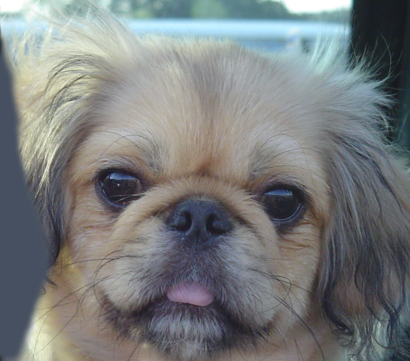
#> input picture image_filtering/hw2_image/2b_dog.bmp, 410 x 361 px, found by its file name
$ python image_filtering.py
#> lines starting #> are read from the running program, lines starting #| are printed output that depends on the picture
import numpy as np
from PIL import Image
import math
import matplotlib.pyplot as plt
from skimage import io
from sklearn import preprocessing


def boxfilter(n):

    """ returns a box filter of size n by n, where n is odd number"""
    try:
        assert n%2==1
    except AssertionError:
        print("Dimension must be odd.")
        exit(1)

     # creating a numpy array with shape NxN with values 0.4
    array = np.full(shape = (n,n), fill_value=0.4)
    return array


def gauss1d(sigma):

    """returns a 1D Gaussian filter for a given value of sigma
        the filter is a 1D Numpy array with length 6 times sigma rounded up to the next odd integer.
        - x is an array of the distances from the center
        - if sigma is 1.6 then the filter length is odd(1.6*6)=11
        => 1D array of x values [-5,- 4,-3,-2,-1,0,1,2,3,4,5]
        and apply the array x to the given density function """

    # calculating the array’s length
    length = math.ceil(sigma * 6)
    if length % 2 == 0:
        length += 1

    # creating numpy array with values in the range [-(length//2), (length//2)]
    x = np.arange(start= -(math.floor(length/2)), stop=math.ceil(length/2), step=1)

    # calculating the gauss's function
    gauss = np.exp(- x*x / (2 * (sigma*sigma)))

    # normalizing the vector
    vector_normalized = gauss / np.sum(gauss)

    # print("gauss1d: ", vector_normalized)
    # print(sum(vector_normalized))
    return vector_normalized


def gauss2d(sigma):

    """returns a 2D Gaussian filter for a given value of sigma"""

    # creating the 2d filter using the 1d gauss's filter
    gauss = gauss1d(sigma)
    gauss2d = np.outer(gauss, gauss)

    return gauss2d


def convolve2d(array, filter):

    """ takes in an image (stored in `array`) and a filter,
    	and performs convolution to the image with zero paddings
        => input image size = output image size
        Both input variables are in type `np.float32"""

    img_height = array.shape[0]
    img_width = array.shape[1]
    img_color = array.shape[2]

    f_height = filter.shape[0]
    f_width = filter.shape[1]

    # rotation of the filter: flipped left-right and up-down
    filter = np.flipud(np.fliplr(filter))
    # filter = filter[:, :, np.newaxis]

    # array of 0s with size of the input image, the convoluted (output) image will be stored here
    convoluted_image = np.zeros_like(array)

    """adding padding of 0s to the input image
    1) create array of 0s which size = size(input image) + padding
        - left + right = 2 * padding; up + down = 2 * padding
    2) put the array (containing image's data) in the middle
    How much padding do we need?
    - the height of image + the height of filter - 1
    - the width of image + the width of filter - 1"""

    padded_image = np.zeros(shape = (img_height + (f_height - 1), img_width + (f_width - 1), img_color))

    padded_image[(f_height // 2) : -(f_height // 2),
                 (f_width // 2) : -(f_width // 2)] = array

    """the input image is 3d array, so
    - 1st loop is iterating colours
    - 2nd loop is iterating height
    - 3rd loop is iterating width"""

    # if the array is 3D
    for c in range(img_color):
        for x in range(img_height):
            for y in range(img_width):
                convoluted_image[x, y, c] = (padded_image[x:x+f_height, y:y+f_width, c] * filter).sum()

    # [11 lines of commented-out code are left out]
    return convoluted_image


def gaussconvolve2d(array, sigma):

    """applies Gaussian convolution to a 2D array for
        the given value of sigma. The result should be a 2D array.
        array: image like array"""

    kernel = gauss2d(sigma)

    return convolve2d(array, kernel)


# [5 lines of commented-out code are left out]

sigmas_gauss_1d = [0.3, 0.5, 1, 2]
# [5 lines of commented-out code are left out]

sigmas_gauss_2d = [0.5, 1]
# [10 lines of commented-out code are left out]
dog_img = Image.open('hw2_image\/2b_dog.bmp')
#> dog_img is the input picture: PIL image 410x361 RGB; mean R, G, B 121.2, 124.5, 125
img = dog_img
print("before convertion")
print (img.size, img.mode, img.format)
#| (410, 361) RGB BMP

# converting the image to greyscale with mode = 'L'
img = img.convert('L')
plt.imshow(img)
plt.show()

img_array = np.asarray(img)
# img_array = img_array[:,:,0]

print("image converted with mode = L")
print (img.size, img.mode, img.format)
#| (410, 361) L None
print(img_array.shape, img_array.ndim)
#| (361, 410) 2

# [6 lines of commented-out code are left out]
img2 = img.convert('LA')
plt.imshow(img2)
plt.show()

img2_array = np.asarray(img2)

print("image converted with mode = LA")
print (img2.size, img.mode, img.format)
#| (410, 361) L None
print(img2_array.shape, img2_array.ndim)
#| (361, 410, 2) 3

# convolution of the image
img2_array = gaussconvolve2d(img2_array, 3)
img2_array = img2_array.astype('uint8')
convolved_img = Image.fromarray(img2_array)
convolved_img.save('dog_convolved_image_LA.png','PNG')

plt.imshow(convolved_img)
plt.show()

cat_img = Image.open('hw2_image\/2a_cat.bmp')
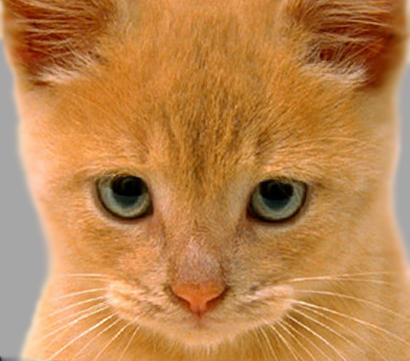
#> input picture image_filtering/hw2_image/2a_cat.bmp, 410 x 361 px, found by its file name
#> cat_img is the input picture: PIL image 410x361 RGB; mean R, G, B 188.3, 132.5, 77.1
cat_img_array = np.asarray(cat_img)

dog_img_array = np.asarray(dog_img)

# creating a low freaquency image of the cat image
cat_img_array = gaussconvolve2d(cat_img_array, 6)
#> in convolve2d (call 2), `padded_image[(f_height // 2) : -(f_height // 2), (f_width // 2) : -(f_..`:
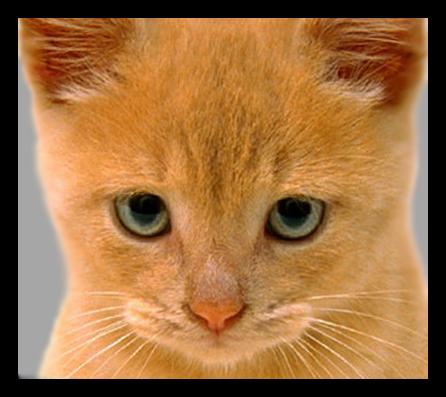
#> padded_image: shape (397, 446, 3) float64; mean R, G, B 157.4, 110.8, 64.5
#> after the loop in convolve2d (call 2), `for c in range(img_color):`:
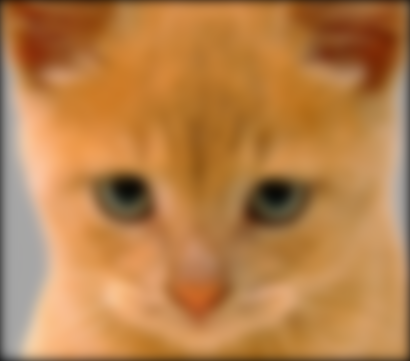
#> convoluted_image: shape (361, 410, 3); mean R, G, B 183.2, 128.4, 74
cat_low = cat_img_array
cat_low = cat_low.astype('uint8')
cat_low = Image.fromarray(cat_low)
cat_low.save('low_freq_cat.png', 'PNG')
plt.imshow(cat_low)
plt.show()

# creating low and high frequency of the dog image
dog_low_array = gaussconvolve2d(dog_img_array, 6)
#> in convolve2d (call 3), `padded_image[(f_height // 2) : -(f_height // 2), (f_width // 2) : -(f_..`:
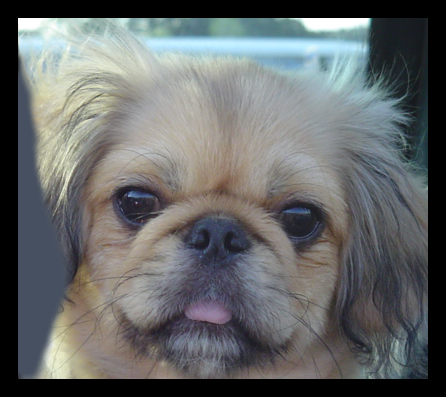
#> padded_image: shape (397, 446, 3) float64; mean R, G, B 101.3, 104.1, 104.5
#> after the loop in convolve2d (call 3), `for c in range(img_color):`:
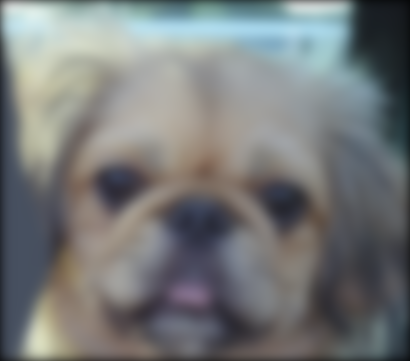
#> convoluted_image: shape (361, 410, 3); mean R, G, B 118.1, 121.1, 121.6
dog_high_array = dog_img_array - dog_low_array
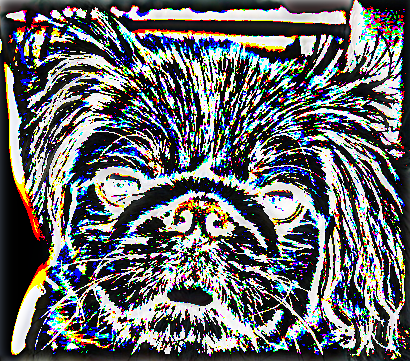
#> dog_high_array: shape (361, 410, 3); mean R, G, B 101.9, 103.7, 105.5

dog_high = dog_high_array
dog_high = dog_high.astype('uint8')
dog_high = Image.fromarray(dog_high)
dog_high.save('high_freq_dog.png', 'PNG')
plt.imshow(dog_high)
plt.show()

# creating the hybrid image from the cat and dog ones
hybrid_image = cat_img_array + dog_high_array
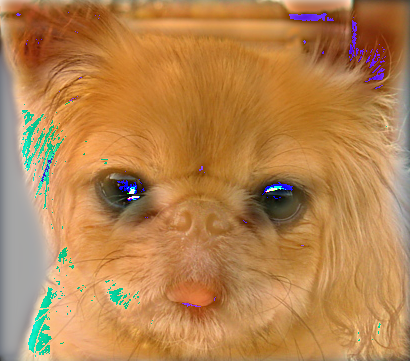
#> hybrid_image: shape (361, 410, 3); mean R, G, B 182.7, 131.9, 79.3
hybrid_image = hybrid_image.astype('uint8')
hybrid_image = Image.fromarray(hybrid_image)
hybrid_image.save('hybrid_image.png', 'PNG')

plt.imshow(hybrid_image)
plt.show()
